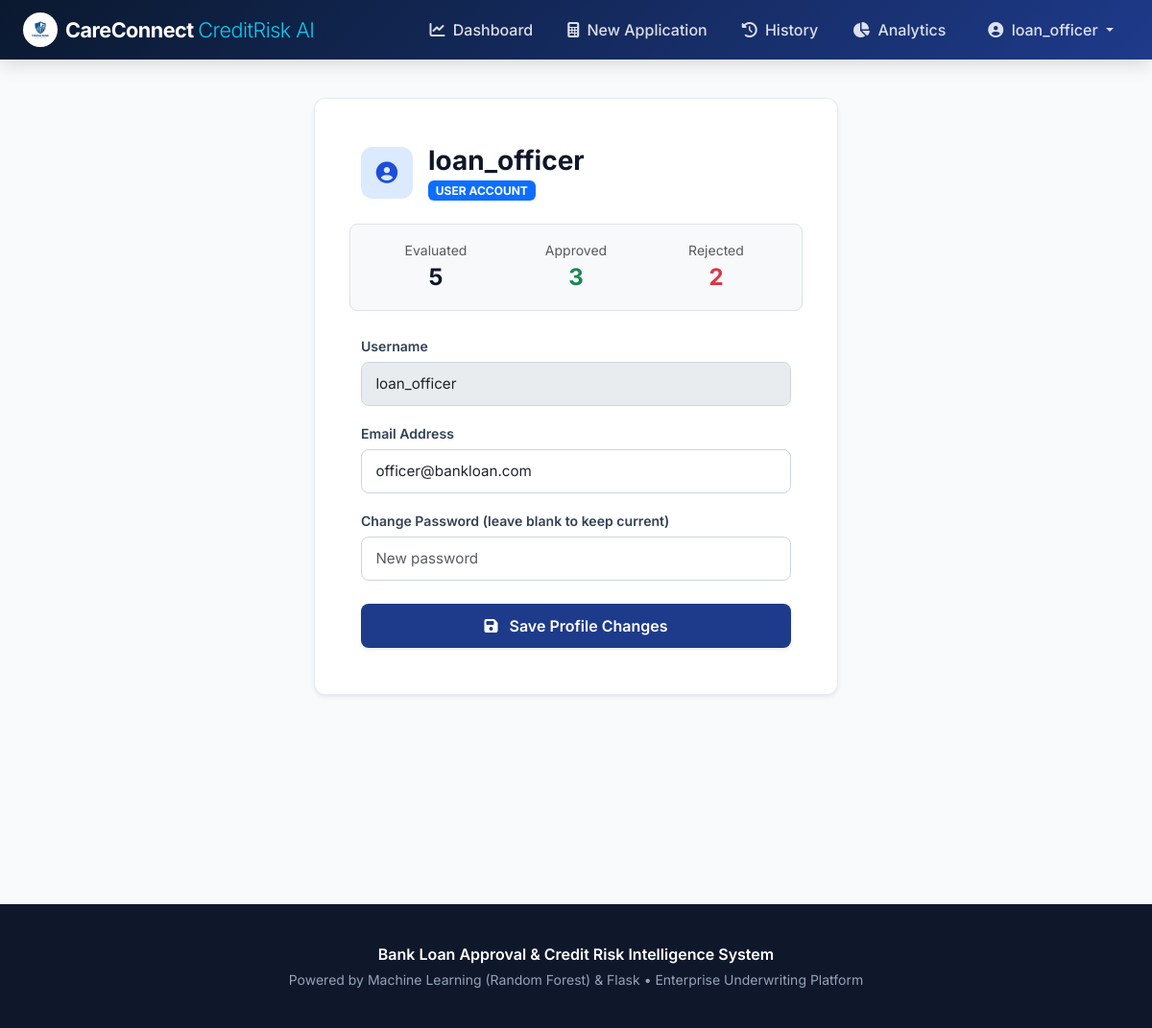
Screenshot of /profile (signed in) with the database file from the repository.
### tables this page shows
CREATE TABLE users (
    id INTEGER PRIMARY KEY AUTOINCREMENT,
    username TEXT UNIQUE NOT NULL,
    email TEXT UNIQUE NOT NULL,
    password_hash TEXT NOT NULL,
    role TEXT DEFAULT 'user',
    created_at TIMESTAMP DEFAULT CURRENT_TIMESTAMP
);

### routes/auth.py (the view, shortened to what this page needs)
@auth_bp.route('/profile', methods=['GET', 'POST'])
@login_required
def profile():
    user_id = session['user_id']
    user = query_db("SELECT * FROM users WHERE id = ?", (user_id,), one=True)
    stats = query_db("""
        SELECT
            COUNT(*) as total,
            SUM(CASE WHEN prediction_status = 'Approved' THEN 1 ELSE 0 END) as approved,
            SUM(CASE WHEN prediction_status = 'Rejected' THEN 1 ELSE 0 END) as rejected
        FROM applications WHERE user_id = ?
    """, (user_id,), one=True)
    return render_template('profile.html', user=user, stats=stats)

### database/database.py (called while the page is built)
def get_db_connection():
    conn = sqlite3.connect(DB_PATH)
    conn.row_factory = sqlite3.Row
    return conn

def query_db(query, args=(), one=False):
    conn = get_db_connection()
    cur = conn.cursor()
    cur.execute(query, args)
    rv = cur.fetchall()
    conn.close()
    return (rv[0] if rv else None) if one else rv

### utils/helper.py (called while the page is built)
def login_required(f):
    @wraps(f)
    def decorated_function(*args, **kwargs):
        if 'user_id' not in session:
            flash("Please log in to access this page.", "warning")
            return redirect(url_for('auth.login'))
        return f(*args, **kwargs)
    return decorated_function

### templates/profile.html (shortened to what this page needs)
{% extends 'base.html' %}
{% block content %}
<div class="container py-4">
    <div class="row justify-content-center">
        <div class="col-md-8 col-lg-6">
            <div class="card-bank p-4 p-md-5 shadow-sm">
                <div class="d-flex align-items-center gap-3 mb-4">
                    <div class="metric-icon icon-blue">
                        <i class="fa-solid fa-user-circle"></i>
                    </div>
                    <div>
                        <h3 class="fw-bold mb-0">{{ user.username }}</h3>
                        <span class="badge bg-primary">{{ user.role | upper }} ACCOUNT</span>
                    </div>
                </div>
                <div class="row text-center bg-light p-3 rounded-3 mb-4 border">
                    <div class="col-4">
                        <div class="text-muted small">Evaluated</div>
                        <div class="fw-bold fs-4">{{ stats.total or 0 }}</div>
                    </div>
                    <div class="col-4">
                        <div class="text-muted small">Approved</div>
                        <div class="fw-bold fs-4 text-success">{{ stats.approved or 0 }}</div>
                    </div>
                    <div class="col-4">
                        <div class="text-muted small">Rejected</div>
                        <div class="fw-bold fs-4 text-danger">{{ stats.rejected or 0 }}</div>
                    </div>
                </div>
                <form action="{{ url_for('auth.profile') }}" method="POST">
                    <div class="mb-3">
                        <label for="username_disp" class="form-label">Username</label>
                        <input type="text" class="form-control" id="username_disp" value="{{ user.username }}" disabled>
                    </div>
                    <div class="mb-3">
                        <label for="email" class="form-label">Email Address</label>
                        <input type="email" class="form-control" id="email" name="email" value="{{ user.email }}" required>
                    </div>
                    <div class="mb-4">
                        <label for="new_password" class="form-label">Change Password (leave blank to keep current)</label>
                        <input type="password" class="form-control" id="new_password" name="new_password" placeholder="New password">
                    </div>
                    <button type="submit" class="btn btn-bank-primary w-100 shadow-sm">
                        <i class="fa-solid fa-floppy-disk me-2"></i> Save Profile Changes
                    </button>
                </form>
            </div>
        </div>
    </div>
</div>
{% endblock %}

### templates/base.html (shortened to what this page needs)
<!DOCTYPE html>
<html lang="en">
<head>
    <link href="https://cdn.jsdelivr.net/npm/bootstrap@5.3.2/dist/css/bootstrap.min.css" rel="stylesheet">
    <link href="https://cdnjs.cloudflare.com/ajax/libs/font-awesome/6.4.2/css/all.min.css" rel="stylesheet">
    <link rel="stylesheet" href="{{ url_for('static', filename='css/style.css') }}">
    <link rel="stylesheet" href="{{ url_for('static', filename='css/dashboard.css') }}">
</head>
<body>
    <nav class="navbar navbar-expand-lg navbar-dark navbar-banking sticky-top">
        <div class="container-fluid px-4">
            <a class="navbar-brand d-flex align-items-center gap-2" href="{{ url_for('index') }}">
                <img src="{{ url_for('static', filename='images/logo.png') }}" alt="Bank Logo" width="36" height="36" class="rounded-circle bg-white p-1">
                <span>CareConnect <span class="fw-light text-info">CreditRisk AI</span></span>
            </a>
            <div class="collapse navbar-collapse" id="navbarContent">
                <ul class="navbar-nav ms-auto mb-2 mb-lg-0 align-items-center gap-1">
                    {% if session.get('user_id') %}
                        <li class="nav-item">
                            <a class="nav-link {% if request.endpoint == 'dashboard.index' %}active{% endif %}" href="{{ url_for('dashboard.index') }}">
                                <i class="fa-solid fa-chart-line me-1"></i> Dashboard
                            </a>
                        </li>
                        <li class="nav-item">
                            <a class="nav-link {% if request.endpoint == 'predict.predict' %}active{% endif %}" href="{{ url_for('predict.predict') }}">
                                <i class="fa-solid fa-calculator me-1"></i> New Application
                            </a>
                        </li>
                        <li class="nav-item">
                            <a class="nav-link {% if request.endpoint == 'predict.history' %}active{% endif %}" href="{{ url_for('predict.history') }}">
                                <i class="fa-solid fa-clock-rotate-left me-1"></i> History
                            </a>
                        </li>
                        <li class="nav-item">
                            <a class="nav-link {% if request.endpoint == 'analytics.index' %}active{% endif %}" href="{{ url_for('analytics.index') }}">
                                <i class="fa-solid fa-pie-chart me-1"></i> Analytics
                            </a>
                        </li>
                        <li class="nav-item dropdown ms-2">
                            <a class="nav-link dropdown-toggle btn btn-sm btn-outline-light px-3" href="#" role="button" data-bs-toggle="dropdown">
                                <i class="fa-solid fa-user-circle me-1"></i> {{ session.get('username') }}
                            </a>
                        </li>
                    {% endif %}
                </ul>
            </div>
        </div>
    </nav>
    <main class="min-vh-100">
        {% block content %}{% endblock %}
    </main>
    <footer class="footer-bank">
        <div class="container text-center">
            <p class="mb-1 fw-semibold text-white">Bank Loan Approval & Credit Risk Intelligence System</p>
            <p class="small mb-0">Powered by Machine Learning (Random Forest) & Flask • Enterprise Underwriting Platform</p>
        </div>
    </footer>
</body>
</html>

### static/css/style.css (style rules this page uses)
:root { --primary-color: #1e3a8a; --primary-hover: #1e40af; --accent-blue: #2563eb; --accent-light: #dbeafe; --bg-light: #f8fafc; --card-bg: #ffffff; --text-main: #0f172a; --text-muted: #64748b; --low-risk: #10b981; --medium-risk: #f59e0b; --high-risk: #ef4444; --shadow-sm: 0 1px 3px rgba(0,0,0,0.08); --shadow-md: 0 4px 12px rgba(0,0,0,0.08); --shadow-lg: 0 10px 25px rgba(15,23,42,0.1); --border-radius: 12px; }
body { font-family: 'Inter', system-ui, -apple-system, sans-serif; background-color: var(--bg-light); color: var(--text-main); overflow-x: hidden; min-height: 100vh; }
.navbar-banking { background: linear-gradient(135deg, #0a192f 0%, #1e3a8a 100%); box-shadow: 0 4px 20px rgba(0,0,0,0.15); }
.navbar-brand { font-weight: 700; font-size: 1.35rem; letter-spacing: -0.5px; color: #ffffff !important; }
.nav-link { font-weight: 500; color: rgba(255,255,255,0.85) !important; transition: all 0.2s ease; padding: 0.5rem 1rem !important; border-radius: 6px; }
.card-bank { background: var(--card-bg); border: 1px solid rgba(226, 232, 240, 0.8); border-radius: var(--border-radius); box-shadow: var(--shadow-sm); transition: transform 0.25s ease, box-shadow 0.25s ease; }
.form-label { font-weight: 600; font-size: 0.88rem; color: #334155; margin-bottom: 0.4rem; }
.form-control, .form-select { border-radius: 8px; border: 1.5px solid #cbd5e1; padding: 0.65rem 0.9rem; font-size: 0.95rem; transition: border-color 0.2s, box-shadow 0.2s; }
.btn-bank-primary { background-color: var(--primary-color); color: #ffffff; font-weight: 600; border: none; padding: 0.7rem 1.5rem; border-radius: 8px; transition: all 0.25s ease; }
.footer-bank { background: #0f172a; color: #94a3b8; padding: 2.5rem 0; margin-top: 4rem; }

### static/css/dashboard.css (style rules this page uses)
.metric-icon { width: 54px; height: 54px; border-radius: 12px; display: flex; align-items: center; justify-content: center; font-size: 1.4rem; }
.icon-blue { background: #dbeafe; color: #1d4ed8; }

### rows the page displays
users: get "loan_officer", username "loan_officer", role "USER", email "officer@bankloan.com"

### other values shown
{{ stats.total or 0 }} "5"
{{ stats.approved or 0 }} "3"
{{ stats.rejected or 0 }} "2"
